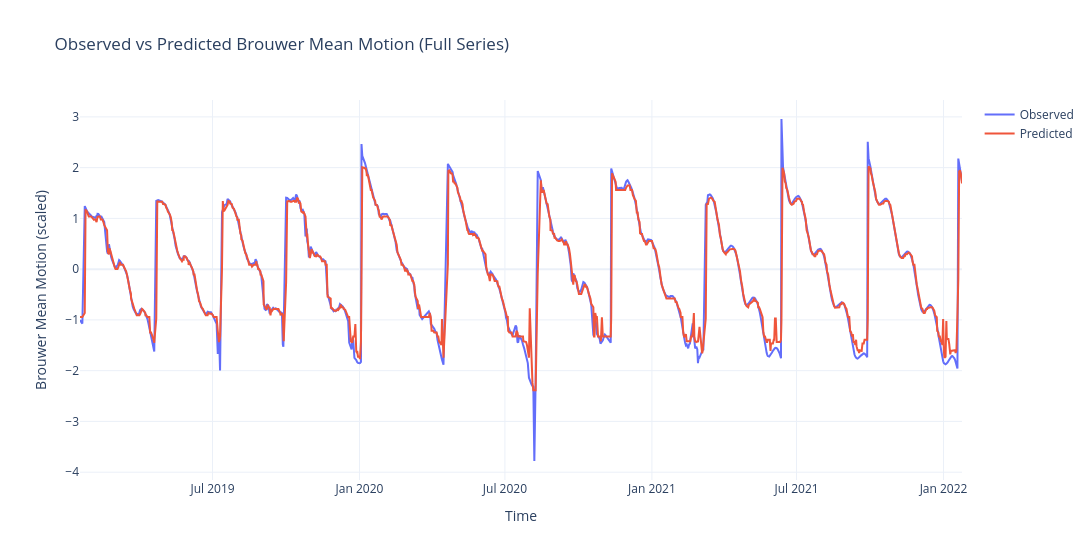

Here is the notebook cell this chart was saved with:
### Markdown cell above
###  Plot Observed vs Predicted (Full Time Range)

### Code cell
import plotly.graph_objects as go

fig = go.Figure()

fig.add_trace(go.Scatter(
    x=df_result.index,
    y=df_result["Brouwer mean motion"],
    mode='lines',
    name='Observed'
))

fig.add_trace(go.Scatter(
    x=df_result.index,
    y=df_result["predicted"],
    mode='lines',
    name='Predicted'
))

fig.update_layout(
    title='Observed vs Predicted Brouwer Mean Motion (Full Series)',
    xaxis_title='Time',
    yaxis_title='Brouwer Mean Motion (scaled)',
    template='plotly_white',
    width=1200
)

fig.show()

### Figure 1 — Plotly figure (JSON) as saved in the notebook; plotly's stock layout.template omitted (floating-point values rounded to 4 significant figures; data arrays with more than 128 entries replaced by an {"elided": "..."} marker saying what was removed)
{"data": [{"mode": "lines", "name": "Observed", "type": "scatter", "x": {"elided": "1050 str values"}, "y": {"elided": "1050 float values"}}, {"mode": "lines", "name": "Predicted", "type": "scatter", "x": {"elided": "1050 str values"}, "y": {"elided": "1050 float values"}}], "layout": {"title": {"text": "Observed vs Predicted Brouwer Mean Motion (Full Series)"}, "width": 1200, "xaxis": {"title": {"text": "Time"}}, "yaxis": {"title": {"text": "Brouwer Mean Motion (scaled)"}}}}
